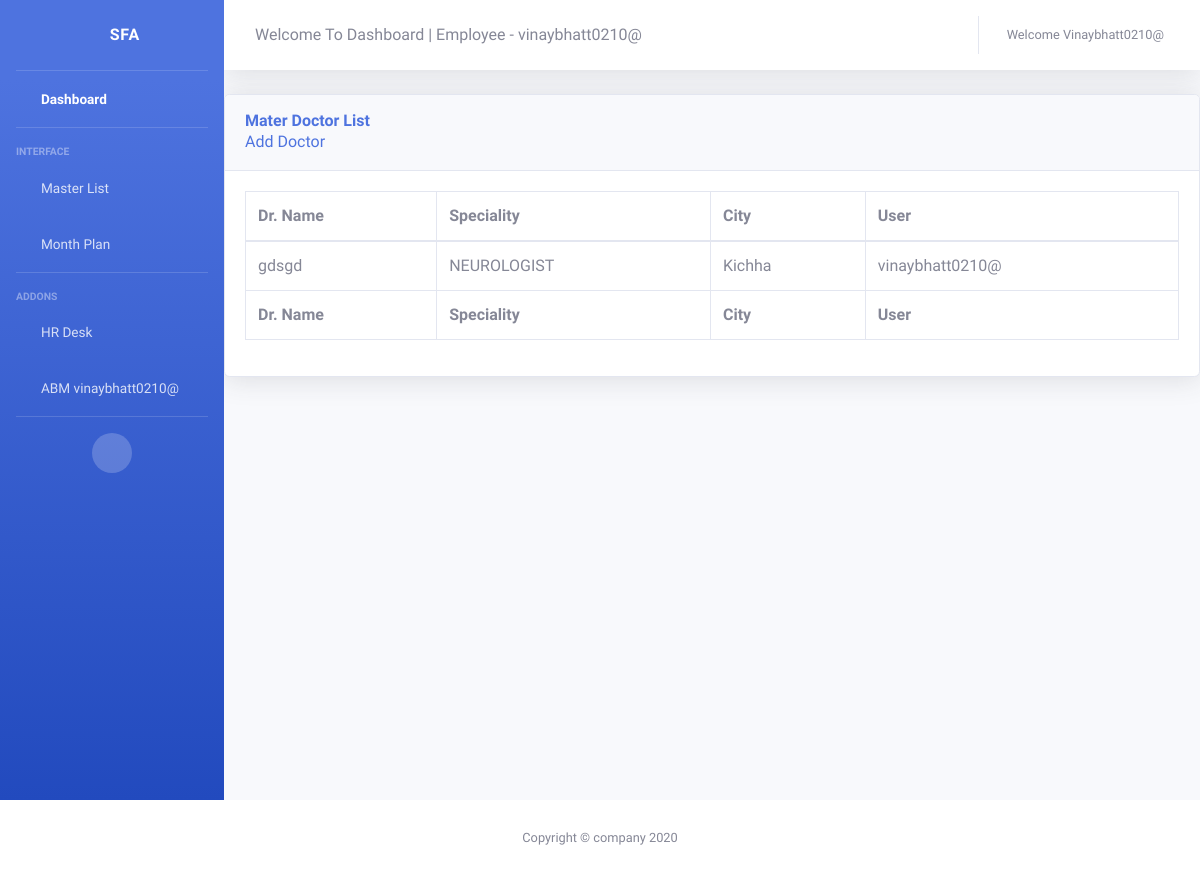
Before: /report/drlist/ (signed in) with the older database file.
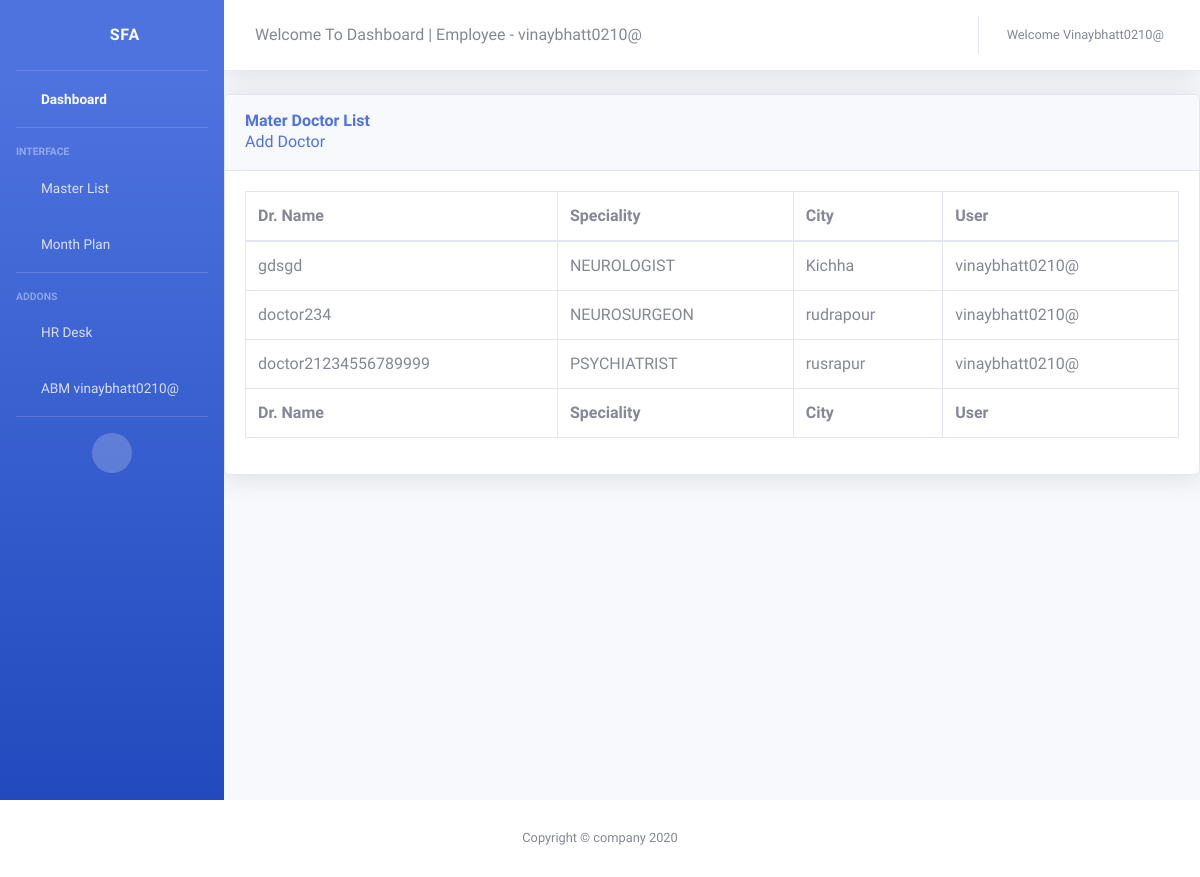
After: the same page with the newer database file.
### accounts/models.py (models this page shows)
class User(AbstractUser):
	is_se = models.BooleanField(default = False)
	is_abm = models.BooleanField(default = False)
	is_rbm = models.BooleanField(default = False)
	is_zbm = models.BooleanField(default = False)
	is_admin = models.BooleanField(default = False)
	username = models.CharField(max_length = 15,unique=True)
	first_name = models.CharField(max_length = 15)
	last_name = models.CharField(max_length = 15)
	email = models.EmailField()
	mobile_number = models.CharField(max_length = 15 ,null = True , blank = True)

### report/models.py (models this page shows, shortened)
class DrMasterList(models.Model):
	is_approved = models.BooleanField(default = False)
	is_rejected = models.BooleanField(default = False)
	dr_name 		= models.CharField(max_length = 100)
	city 			= models.CharField(max_length = 100)
	dr_speciality	=  models.CharField(max_length = 100, choices = SPECIALITY )
	user 			= models.ForeignKey(User, on_delete= models.CASCADE)

### report/views.py (the view)
# urls.py: path('drlist/', views.AllDrList , name = 'drlist' ),
def AllDrList(request):
	drlist = DrMasterList.objects.filter( user = request.user)
	return render(request,"../templates/report/AllDrlist.html",{"drlist":drlist})

### report/templates/report/AllDrlist.html (shortened to what this page needs)
{% extends 'report/main3.html'%}
{% load crispy_forms_tags %}
{% block content %}
          <div class="card shadow mb-4">
            <div class="card-header py-3">
              <h6 class="m-0 font-weight-bold text-primary">Mater Doctor List </h6>
              <a href="{% url 'masterdrlist' %}"> Add Doctor</a>
            </div>
            <div class="card-body">
              <div class="table-responsive">
                <table class="table table-bordered" id="dataTable" width="100%" cellspacing="0">
                  <thead>
                    <tr>
                      <th>Dr. Name</th>
                      <th>Speciality</th>
                      <th>City</th>
                      <th>User</th>
                    </tr>
                  </thead>
                  <tfoot>
                    <tr>
                         <th>Dr. Name</th>
                      <th>Speciality</th>
                      <th>City</th>
                      <th>User</th>
                    </tr>
                  </tfoot>
                  <tbody>
                      {% for drlists in drlist %}
                          <tr>
                           <td> {{ drlists.dr_name }}</td>
                          <td> {{ drlists.dr_speciality }}</td>
                          <td> {{ drlists.city }}</td>
                          <td> {{ drlists.user }}</td>
                          </tr>
                        {% endfor %}
                  </tbody>
                </table>
              </div>
            </div>
          </div>
        </div>
</div>
{% endblock content %}

### report/templates/report/main3.html (shortened to what this page needs)
{% load static %}
<!DOCTYPE html>
<html lang="en">
<head>
  <link href="{% static 'report/vendor/fontawesome-free/css/all.min.css' %} " rel="stylesheet" type="text/css">
  <link href="{% static 'report/css/sb-admin-2.min.css' %}" rel="stylesheet">
</head>
<body id="page-top">
  <div id="wrapper">
    <ul class="navbar-nav bg-gradient-primary sidebar sidebar-dark accordion" id="accordionSidebar">
      <a class="sidebar-brand d-flex align-items-center justify-content-center" href="{% url 'report-home'%}">
        <div class="sidebar-brand-icon rotate-n-15">
          <i class="fas fa-laugh-wink"></i>
        </div>
        <div class="sidebar-brand-text mx-3">SFA  <sup></sup></div>
      </a>
      <hr class="sidebar-divider my-0">
      <li class="nav-item active">
        <a class="nav-link" href="{% url 'report-home'%}">
          <i class="fas fa-fw fa-tachometer-alt"></i>
          <span>Dashboard</span></a>
      </li>
      <hr class="sidebar-divider">
      <div class="sidebar-heading">
        Interface
      </div>
      <li class="nav-item">
        <a class="nav-link collapsed" href="#" data-toggle="collapse" data-target="#collapseTwo" aria-expanded="true" aria-controls="collapseTwo">
          <i class="fas fa-fw fa-cog"></i>
          <span>Master List</span>
        </a>
      </li>
      <li class="nav-item">
        <a class="nav-link collapsed" href="#" data-toggle="collapse" data-target="#collapseUtilities" aria-expanded="true" aria-controls="collapseUtilities">
          <i class="fas fa-fw fa-wrench"></i>
          <span>Month Plan</span>
        </a>
      </li>
      <hr class="sidebar-divider">
      <div class="sidebar-heading">
        Addons
      </div>
      <li class="nav-item">
        <a class="nav-link" href="{% url 'direct-hr'%}">
          <i class="fas fa-fw fa-chart-area"></i>
          <span>HR Desk</span></a>
      </li>
 {% if user.is_authenticated %}
              {% if user.is_se %}
                        <li class="nav-item">
                            <a class="nav-link" href="{% url 'se_profile' %}">
                              <i class="fas fa-fw fa-chart-area"></i>
                              <span>SE {{user.username}}</span></a>
                          </li>
              {% elif user.is_abm %}
                        <li class="nav-item">
                            <a class="nav-link" href="{% url 'abm_profile' %}">
                              <i class="fas fa-fw fa-chart-area"></i>
                              <span>ABM {{user.username}}</span></a>
                          </li>
              {% elif user.is_zbm %}
                          <li class="nav-item">
                            <a class="nav-link" href="{% url 'zbm_profile' %}">
                              <i class="fas fa-fw fa-chart-area"></i>
                              <span>ZBM {{user.username}}</span></a>
                          </li>
              {% elif user.is_rbm %}
                    <li class="nav-item">
                            <a class="nav-link" href="{% url 'rbm_profile' %}">
                              <i class="fas fa-fw fa-chart-area"></i>
                              <span>RBM {{user.username}}</span></a>
                          </li>
              {% else %}
              <li class="nav-item" style="padding-left: 20px;">
                  <a class="nav-link" href="#" style="font-size: 10px; text-transform :capitalize;">Profile {{ user.username }}</a>
                </li>
              {% endif %}
  {% endif %}
      <hr class="sidebar-divider d-none d-md-block">
      <div class="text-center d-none d-md-inline">
        <button class="rounded-circle border-0" id="sidebarToggle"></button>
      </div>
    </ul>
    <div id="content-wrapper" class="d-flex flex-column">
      <div id="content">
        <nav class="navbar navbar-expand navbar-light bg-white topbar mb-4 static-top shadow">
          <form class="d-none d-sm-inline-block form-inline mr-auto ml-md-3 my-2 my-md-0 mw-100 navbar-search">
            <div class="input-group">
              <div class="input-group-append">
                Welcome To Dashboard | Employee  -  {{user.username}}
              </div>
            </div>
          </form>
          <ul class="navbar-nav ml-auto">
            <li class="nav-item dropdown no-arrow mx-1">
              <a class="nav-link dropdown-toggle" href="https://www.gmail.com" id="messagesDropdown" role="button" data-toggle="dropdown" aria-haspopup="true" aria-expanded="false">
                <i class="fas fa-envelope fa-fw"></i>
              </a>
            </li>
            <li class="nav-item dropdown no-arrow">
              <a class="nav-link dropdown-toggle" href="#" id="userDropdown" role="button" data-toggle="dropdown" aria-haspopup="true" aria-expanded="false">
                <span class="mr-2 d-none d-lg-inline text-gray-600 small" style="text-transform: capitalize;">Welcome {{user.username}}</span>
              </a>
            </li>
          </ul>
        </nav>
          {%  block content %}
      </div>
      <footer class="sticky-footer bg-white">
        <div class="container my-auto">
          <div class="copyright text-center my-auto">
            <span>Copyright &copy; company 2020</span>
          </div>
        </div>
      </footer>
</body>
</html>

Changed rows visible on the page:
added DrMasterList: dr_name "doctor234", dr_speciality "NEUROSURGEON", city "rudrapour", user "vinaybhatt0210@"
added DrMasterList: dr_name "doctor21234556789999", dr_speciality "PSYCHIATRIST", city "rusrapur", user "vinaybhatt0210@"
